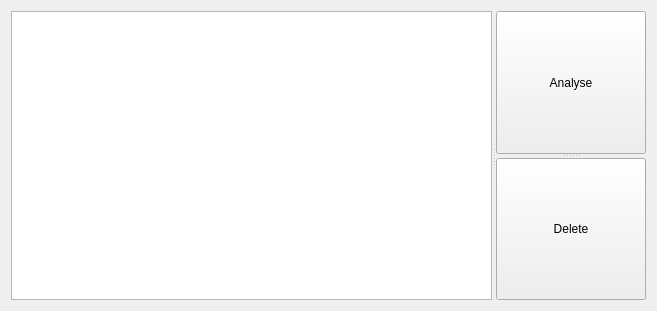
<?xml version="1.0" encoding="UTF-8"?>
<ui version="4.0">
 <class>Analyse</class>
 <widget class="QWidget" name="Analyse">
  <property name="geometry">
   <rect>
    <x>0</x>
    <y>0</y>
    <width>657</width>
    <height>311</height>
   </rect>
  </property>
  <property name="windowTitle">
   <string>Analyse</string>
  </property>
  <property name="styleSheet">
   <string notr="true"/>
  </property>
  <layout class="QGridLayout" name="gridLayout">
   <item row="0" column="0">
    <widget class="QSplitter" name="splitter_2">
     <property name="orientation">
      <enum>Qt::Horizontal</enum>
     </property>
     <widget class="QListWidget" name="listWidgetTask"/>
     <widget class="QSplitter" name="splitter">
      <property name="sizePolicy">
       <sizepolicy hsizetype="Preferred" vsizetype="MinimumExpanding">
        <horstretch>0</horstretch>
        <verstretch>0</verstretch>
       </sizepolicy>
      </property>
      <property name="minimumSize">
       <size>
        <width>0</width>
        <height>200</height>
       </size>
      </property>
      <property name="orientation">
       <enum>Qt::Vertical</enum>
      </property>
      <widget class="QPushButton" name="pushButtonAnalyse">
       <property name="minimumSize">
        <size>
         <width>0</width>
         <height>80</height>
        </size>
       </property>
       <property name="text">
        <string>Analyse</string>
       </property>
      </widget>
      <widget class="QPushButton" name="pushButtonDelete">
       <property name="minimumSize">
        <size>
         <width>0</width>
         <height>80</height>
        </size>
       </property>
       <property name="maximumSize">
        <size>
         <width>16777215</width>
         <height>16777215</height>
        </size>
       </property>
       <property name="text">
        <string>Delete</string>
       </property>
      </widget>
     </widget>
    </widget>
   </item>
  </layout>
 </widget>
 <resources/>
 <connections/>
</ui>
